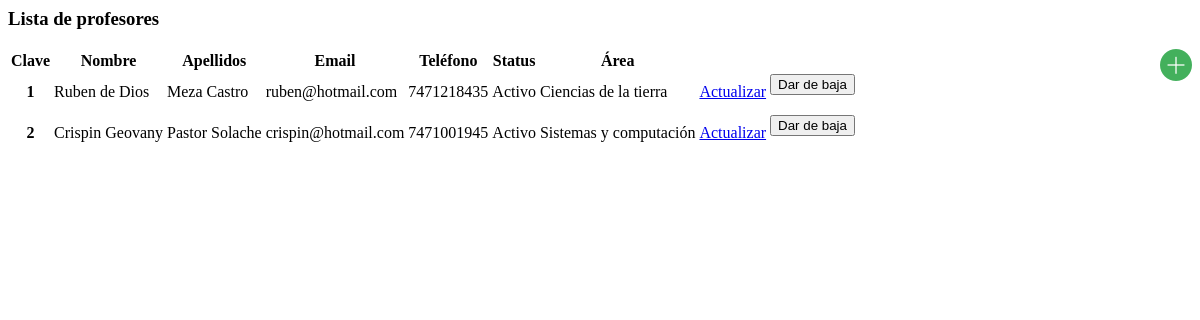
The app's page /profesores/profesores.php with its own data.
### tables this page shows
CREATE TABLE profesores (
	clave VARCHAR(40) PRIMARY KEY,
	nombre VARCHAR(40),
	apellido_paterno VARCHAR(40),
	apellido_materno VARCHAR(40),
	email VARCHAR(360),
	telefono VARCHAR(20),
	status TINYINT,
	clave_area VARCHAR(40)
);

CREATE TABLE areas (
	clave VARCHAR(40) PRIMARY KEY, 
	area VARCHAR(200)
);

### conexion/datos_conexion.php (called while the page is built, shortened)
<?php
	$DB_NOMBRE = 'verano';
?>

### profesores/profesores.php (the view, shortened to what this page needs)
<?php
	require 'ProfesorModel.php';
	$profesores = new ProfesorModel;
	$listaProfesores = $profesores->getListaProfesores();
	$obj_area = new AreaModel;
?>
<div class="col panel panel-success col-lg-offset-0">
	<div class="panel-heading text-center">
		<h3 >Lista de profesores</h3>
	</div>
	<div class="panel-body ">
		<a href="../profesores/agregar.php"><img src="../img/mas.png" alt="" style="float: right;" title="Agregar" ></a>
		<table class="table">
			<thead>
				<tr>
					<th>Clave</th>
					<th>Nombre</th>
					<th>Apellidos</th>
					<th>Email</th>
					<th>Teléfono</th>
					<th>Status</th>
					<th>Área</th>
					<th></th>
					<th></th>
				</tr>
			</thead>
			<tbody>
				<?php
					if ( $listaProfesores ){
						while($row = $listaProfesores->fetch_assoc()) { ?>
							<tr>
								<th> <?php echo $row['clave']; ?> </th>
								<td> <?php echo $row['nombre']; ?> </td>
								<td> <?php echo $row['apellido_paterno'] . ' ' . $row['apellido_materno']; ?> </td>
								<td> <?php echo $row['email']; ?> </td>
								<td> <?php echo $row['telefono']; ?> </td>
								<td> <?php  echo $status = ($row['status'] == 1) ? "Activo" : "Inactivo"; ?> </td>
								<td> <?php
									echo $obj_area->getArea( $row['clave_area'] )
								?> </td>
								<td>
									<a class="btn btn-primary" href="../profesores/actualizar.php?clave=<?php echo $row['clave']; ?>">Actualizar</a>
								</td>
								<td>
									 <form action="../profesores/ProfesorModel.php" method="POST">
										<input name="btt_eliminar" type="submit" class="btn btn-danger" value="Dar de baja">
									</form>
								</td>
							</tr>
				<?php } } ?>
			</tbody>
		</table>
	</div>
</div>

### records on screen
profesores: clave "1", nombre "Ruben de Dios", apellido_paterno "Meza", apellido_materno "Castro", email "ruben@hotmail.com", telefono "7471218435", status "Activo", clave_area.area "Ciencias de la tierra"
profesores: clave "2", nombre "Crispin Geovany", apellido_paterno "Pastor", apellido_materno "Solache", email "crispin@hotmail.com", telefono "7471001945", status "Activo", clave_area.area "Sistemas y computación"
